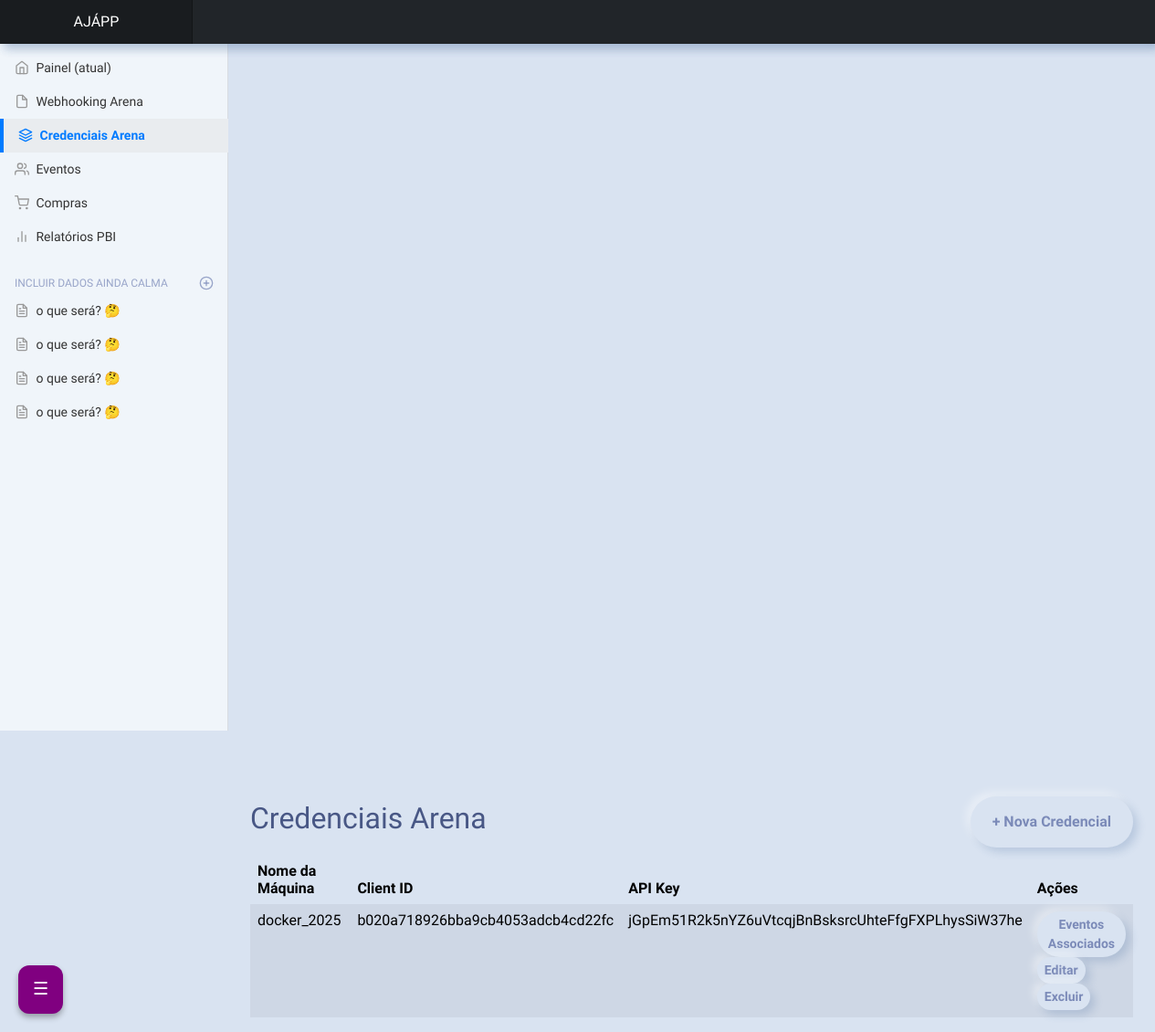
The page /credentials/ on the database its author committed.
### polls/models.py (models this page shows)
class CredentialsArena(models.Model):
    id = models.AutoField(primary_key=True)
    client_id = models.CharField(max_length=150, null=True, blank=True)
    client_secret = models.CharField(max_length=150, null=True, blank=True)
    api_key = models.CharField(max_length=150, null=True, blank=True)
    nome_maquina = models.CharField(max_length=150, null=True, blank=True)

### polls/views.py (the view)
# urls.py: path("credentials/", views.credentials_list, name="credentials_list"),
def credentials_list(request):
    creds = CredentialsArena.objects.all()
    return render(request, "polls/credentials/list.html", {"creds": creds})

### template/polls/credentials/list.html (shortened to what this page needs)
{% extends "base.html" %}
{% block content %}
<div class="d-flex justify-content-between align-items-center mt-4 mb-2">
  <h2>Credenciais Arena</h2>
  <a href="{% url 'polls:credentials_create' %}" class="btn btn-primary">+ Nova Credencial</a>
</div>
<table class="table table-striped">
  <thead>
    <tr>
      <th>Nome da Máquina</th>
      <th>Client ID</th>
      <th>API Key</th>
      <th>Ações</th>
    </tr>
  </thead>
  <tbody>
    {% for c in creds %}
    <tr>
      <td>{{ c.nome_maquina }}</td>
      <td>{{ c.client_id }}</td>
      <td>{{ c.api_key }}</td>
      <td>
        <a href="{% url 'polls:eventos_arena_list' c.pk %}" class="btn btn-sm btn-warning">Eventos Associados</a>
        <a href="{% url 'polls:credentials_edit' c.pk %}" class="btn btn-sm btn-warning">Editar</a>
        <a href="{% url 'polls:credentials_delete' c.pk %}" class="btn btn-sm btn-danger">Excluir</a>
      </td>
    </tr>
    {% empty %}
    <tr><td colspan="4">Nenhuma credencial cadastrada</td></tr>
    {% endfor %}
  </tbody>
</table>
{% endblock %}

### site1/static/css/dashboard.css (style rules this page uses)
body { font-size: .875rem; }

### rows shown on the page
CredentialsArena: nome_maquina "docker_2025", client_id "b020a718926bba9cb4053adcb4cd22fc", api_key "jGpEm51R2k5nYZ6uVtcqjBnBsksrcUhteFfgFXPLhysSiW37he"
